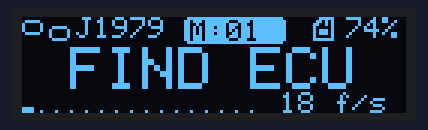
The sketch below on a simulated Arduino Uno, built with avr-gcc and run on an emulated ATmega328P. On the bench: 128×32 one-colour display.

Above: at 0.87 s.
At 7.4 s:
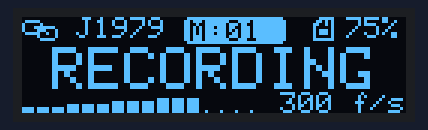
At 13.96 s:
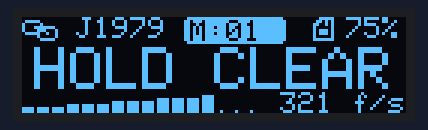
At 27.1 s:
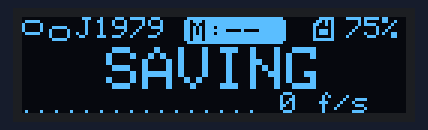
At 30.2 s:
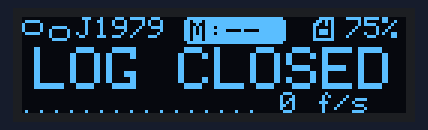
At 33.1 s:
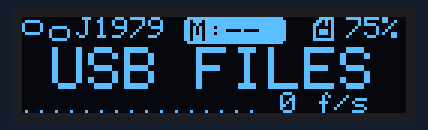

Measured:
- what the display in image 0 shows lasts 0.5 s, from 0.6 s to 1.1 s
- what the display in image 3 shows lasts 3.0 s, from 27.1 s to 30.1 s
- what the display in image 4 shows lasts 3.0 s, from 30.1 s to 33.1 s

The sketch:

OLEDStatusDemo.ino
```cpp
// Spare Teensy 4.1 bench demo. OLED GND/GND, VCC/3.3V, SDA/18, SCL/19.
// Install Adafruit SSD1306 and its dependencies in Arduino Library Manager.
#include <Wire.h>
#include <Adafruit_SSD1306.h>

Adafruit_SSD1306 oled(128, 32, &Wire, -1);

struct Stage {
  const char *status;
  const char *mode;
  bool linked;
  unsigned framesPerSecond;  // Simulated bus traffic.
  unsigned sdUsedPercent;
};

const Stage stages[] = {
  {"FIND ECU", "01", false, 18, 74},
  {"ECU READY", "01", true, 126, 74},
  {"RECORDING", "01", true, 342, 75},
  {"ECU REPLY", "01", true, 356, 75},
  {"HOLD CLEAR", "01", true, 321, 75},
  {"QUEUED", "01", true, 318, 75},
  {"CLEAR SENT", "04", true, 308, 75},
  {"CLEAR OK", "04", true, 312, 75},
  {"UNVERIFIED", "04", true, 298, 75},
  {"SAVING", "--", false, 0, 75},
  {"LOG CLOSED", "--", false, 0, 75},
  {"USB FILES", "--", false, 0, 75},
  {"SD ERROR", "--", false, 0, 75}
};

// Two horizontal chain links, joined or separated at the center.
void drawLink(bool linked) {
  int gap = linked ? 0 : 4;
  oled.drawRoundRect(0, 1, 7, 5, 2, SSD1306_WHITE);
  oled.drawRoundRect(5 + gap, 3, 7, 5, 2, SSD1306_WHITE);
  if (linked) oled.drawLine(4, 3, 8, 5, SSD1306_WHITE);
}

const uint8_t sdIcon[] = {0x3e,0x6a,0xca,0x82,0xba,0xba,0x82,0xfe};
void setup() {
  Serial.begin(115200);
  Wire.begin();
  uint8_t address = 0x3C;
  for (; address <= 0x3D; ++address) {
    Wire.beginTransmission(address);
    if (Wire.endTransmission() == 0) break;
  }
  if (address > 0x3D || !oled.begin(SSD1306_SWITCHCAPVCC, address)) {
    while (true) {
      Serial.println("OLED unavailable. Check 3.3V, GND, SDA 18 and SCL 19.");
      delay(2000);
    }
  }
  oled.setTextWrap(false);
}

void loop() {
  const uint32_t elapsed = millis();
  const size_t stageCount = sizeof(stages) / sizeof(stages[0]);
  const Stage &stage = stages[(elapsed / 3000) % stageCount];
  oled.clearDisplay();
  oled.setTextColor(SSD1306_WHITE);
  oled.setTextSize(1);
  drawLink(stage.linked);
  oled.setCursor(18, 0);
  oled.print("J1979");
  oled.fillRoundRect(54, 0, 34, 9, 2, SSD1306_WHITE);
  oled.setTextColor(SSD1306_BLACK);
  oled.setCursor(56, 1);
  oled.print("M:");
  oled.print(stage.mode);
  oled.setTextColor(SSD1306_WHITE);
  oled.drawBitmap(97, 0, sdIcon, 8, 8, SSD1306_WHITE);
  oled.setCursor(108, 0);
  oled.print(stage.sdUsedPercent);
  oled.print('%');

  // Simulate a changing frame rate, using 400 frames/s as the demo scale.
  const int phase = (elapsed / 200) % 12;
  const int wave = (phase <= 6 ? phase : 12 - phase) - 3;
  const unsigned rate = stage.framesPerSecond * (100 + 4 * wave) / 100;
  // The status is the focal point. Keep every title within ten large glyphs.
  oled.setTextSize(2);
  oled.setCursor((128 - 12 * strlen(stage.status)) / 2, 10);
  oled.print(stage.status);

  // Rising segments form a small instrument scale; dim baseline dots stay
  // visible at rest. Each illuminated segment represents 25 frames/s.
  const unsigned segments = (min(rate, 400u) + 24) / 25;
  for (unsigned i = 0; i < 16; ++i) {
    const int x = i * 5;
    const int height = 2 + i / 3;
    if (i < segments) oled.fillRect(x, 32 - height, 4, height, SSD1306_WHITE);
    else oled.drawPixel(x + 1, 31, SSD1306_WHITE);
  }
  oled.setTextSize(1);
  oled.setCursor(86, 25);
  oled.print(rate);
  oled.print(" f/s");
  oled.display();
  delay(100);
}
```
